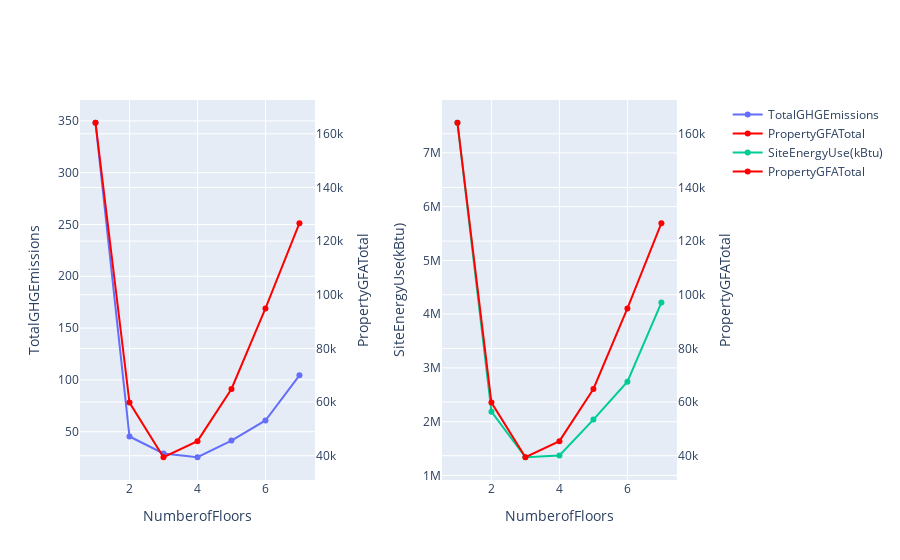

Notebook code cell kept with this figure:
### Code cell
df_filtered = df.loc[df['NumberofFloors'].between(1,7)].groupby('NumberofFloors')[['SiteEnergyUse(kBtu)','TotalGHGEmissions', 'PropertyGFATotal']].mean().reset_index()

fig = make_subplots(rows=1, cols=2, specs=[[{"secondary_y": True}, {"secondary_y": True}]])

for i, var in enumerate(target_vars):
    fig.add_trace(go.Scatter(x=df_filtered['NumberofFloors'], y=df_filtered[var], name=var), row=1, col=i+1, secondary_y=False)
    fig.update_yaxes(title_text=var, row=1, col=i+1, secondary_y=False)
    fig.add_trace(go.Scatter(x=df_filtered['NumberofFloors'], y=df_filtered['PropertyGFATotal'], name='PropertyGFATotal', line=dict(color='red')), row=1, col=i+1, secondary_y=True)
    fig.update_yaxes(title_text='PropertyGFATotal', row=1, col=i+1, secondary_y=True)
    fig.update_xaxes(title_text='NumberofFloors', row=1, col=i+1)

fig.show()

### Figure 1 — Plotly figure (JSON) as saved in the notebook; plotly's stock layout.template omitted (floating-point values rounded to 4 significant figures)
{"data": [{"name": "TotalGHGEmissions", "type": "scatter", "x": [1, 2, 3, 4, 5, 6, 7], "xaxis": "x", "y": [348.2, 45.35, 28.99, 25.31, 41.43, 60.81, 104.4], "yaxis": "y"}, {"line": {"color": "red"}, "name": "PropertyGFATotal", "type": "scatter", "x": [1, 2, 3, 4, 5, 6, 7], "xaxis": "x", "y": [164120, 59820.0, 39430.0, 45430.0, 64870.0, 94890.0, 126700.0], "yaxis": "y2"}, {"name": "SiteEnergyUse(kBtu)", "type": "scatter", "x": [1, 2, 3, 4, 5, 6, 7], "xaxis": "x2", "y": [7559797, 2186000.0, 1339000.0, 1370000.0, 2039000.0, 2743000.0, 4215000.0], "yaxis": "y3"}, {"line": {"color": "red"}, "name": "PropertyGFATotal", "type": "scatter", "x": [1, 2, 3, 4, 5, 6, 7], "xaxis": "x2", "y": [164120, 59820.0, 39430.0, 45430.0, 64870.0, 94890.0, 126700.0], "yaxis": "y4"}], "layout": {"autosize": true, "xaxis": {"anchor": "y", "autorange": true, "domain": [0, 0.37], "range": [0.5662, 7.434], "title": {"text": "NumberofFloors"}, "type": "linear"}, "xaxis2": {"anchor": "y3", "autorange": true, "domain": [0.57, 0.94], "range": [0.5662, 7.434], "title": {"text": "NumberofFloors"}, "type": "linear"}, "yaxis": {"anchor": "x", "autorange": true, "domain": [0, 1], "range": [-1.333, 374.9], "title": {"text": "TotalGHGEmissions"}, "type": "linear"}, "yaxis2": {"anchor": "x", "autorange": true, "overlaying": "y", "range": [29140.0, 174400.0], "side": "right", "title": {"text": "PropertyGFATotal"}, "type": "linear"}, "yaxis3": {"anchor": "x2", "autorange": true, "domain": [0, 1], "range": [825200.0, 8073000.0], "title": {"text": "SiteEnergyUse(kBtu)"}, "type": "linear"}, "yaxis4": {"anchor": "x2", "autorange": true, "overlaying": "y3", "range": [29140.0, 174400.0], "side": "right", "title": {"text": "PropertyGFATotal"}, "type": "linear"}}}
